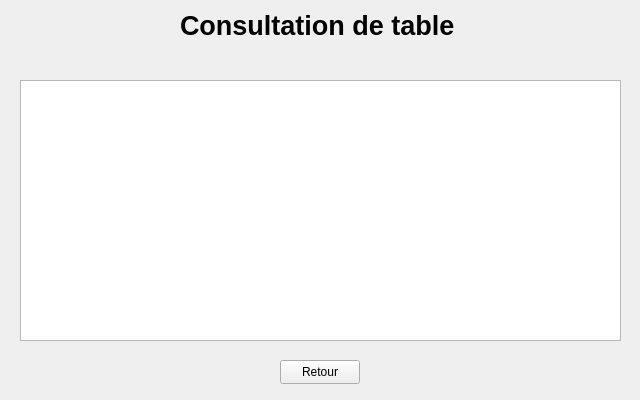
<?xml version="1.0" encoding="UTF-8"?>
<ui version="4.0">
 <class>TableView</class>
 <widget class="QWidget" name="TableView">
  <property name="geometry">
   <rect>
    <x>0</x>
    <y>0</y>
    <width>640</width>
    <height>400</height>
   </rect>
  </property>
  <property name="windowTitle">
   <string>Form</string>
  </property>
  <widget class="QLabel" name="label">
   <property name="geometry">
    <rect>
     <x>180</x>
     <y>10</y>
     <width>291</width>
     <height>31</height>
    </rect>
   </property>
   <property name="font">
    <font>
     <pointsize>20</pointsize>
     <bold>true</bold>
    </font>
   </property>
   <property name="text">
    <string>Consultation de table</string>
   </property>
  </widget>
  <widget class="QTableWidget" name="tableWidget">
   <property name="geometry">
    <rect>
     <x>20</x>
     <y>80</y>
     <width>601</width>
     <height>261</height>
    </rect>
   </property>
  </widget>
  <widget class="QPushButton" name="retourPushButton">
   <property name="geometry">
    <rect>
     <x>280</x>
     <y>360</y>
     <width>80</width>
     <height>24</height>
    </rect>
   </property>
   <property name="text">
    <string>Retour</string>
   </property>
  </widget>
 </widget>
 <resources/>
 <connections/>
</ui>
